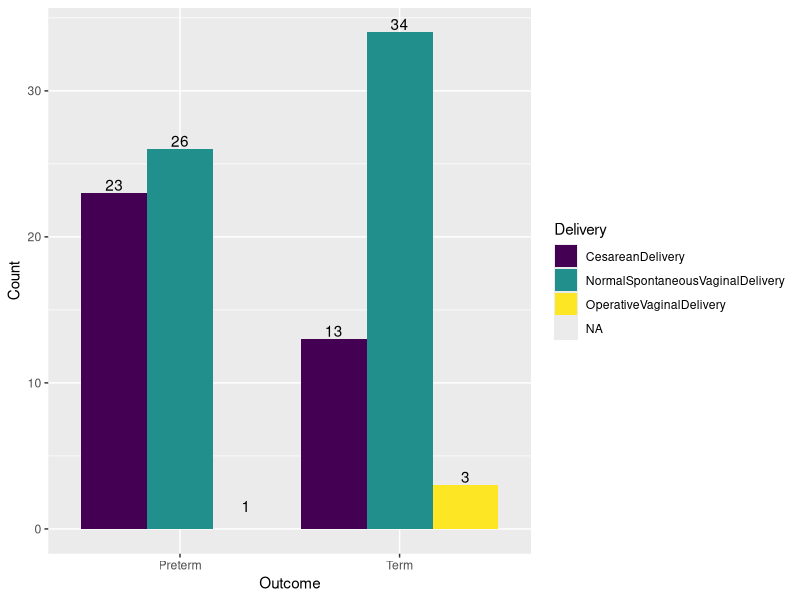
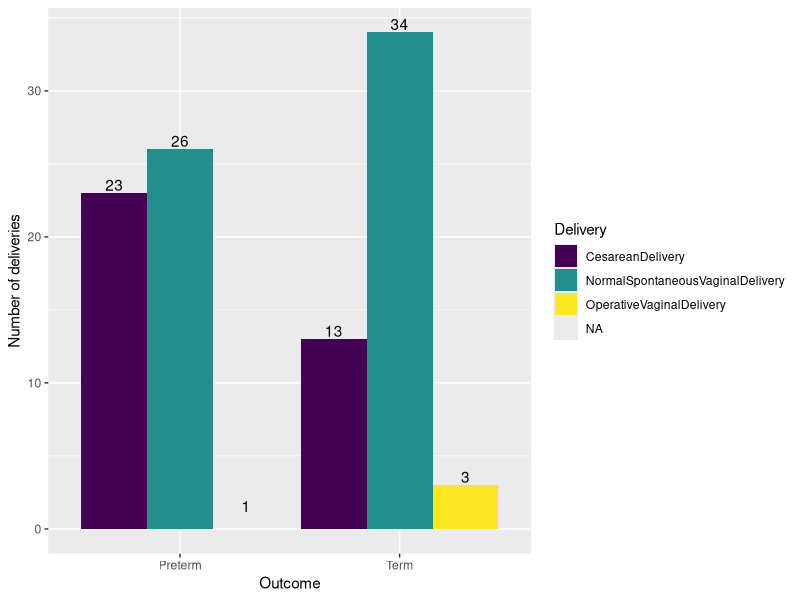
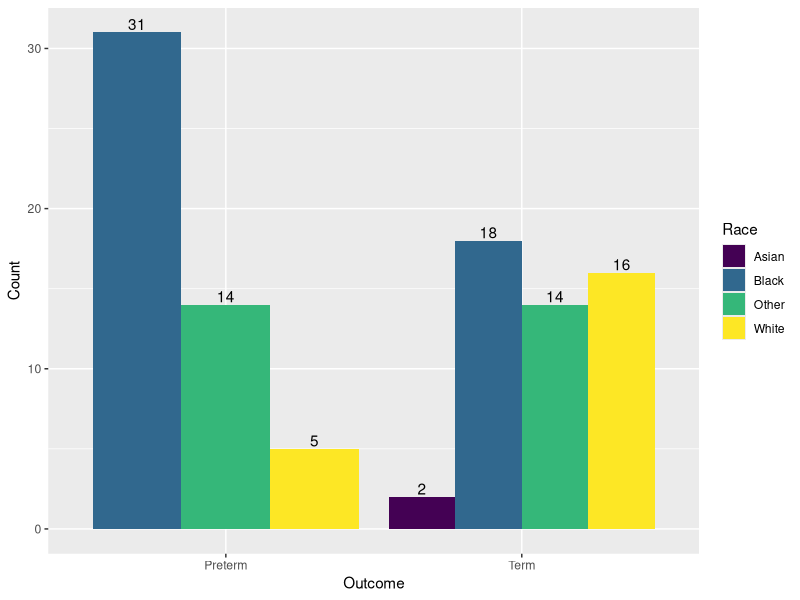
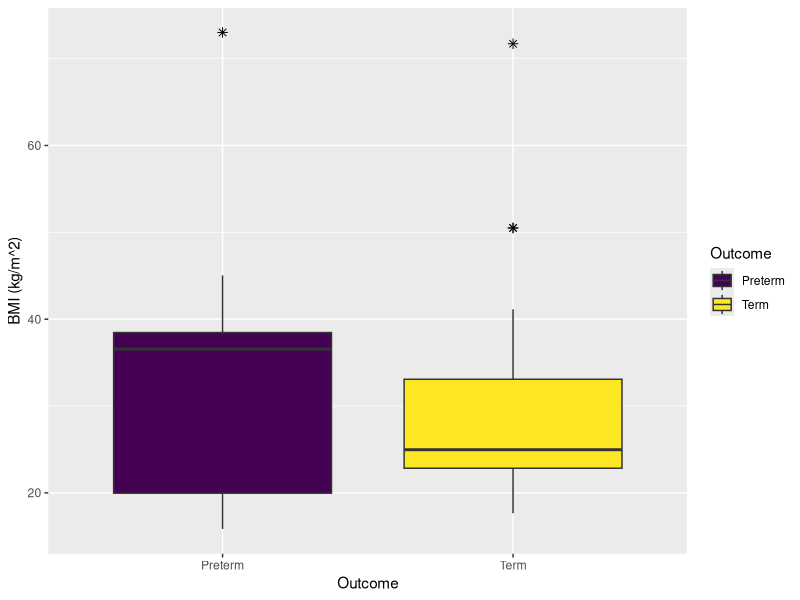
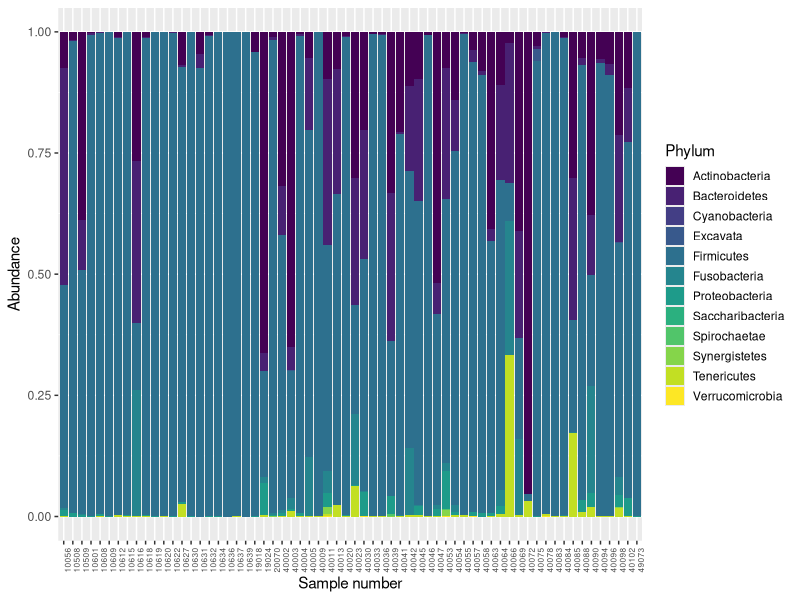
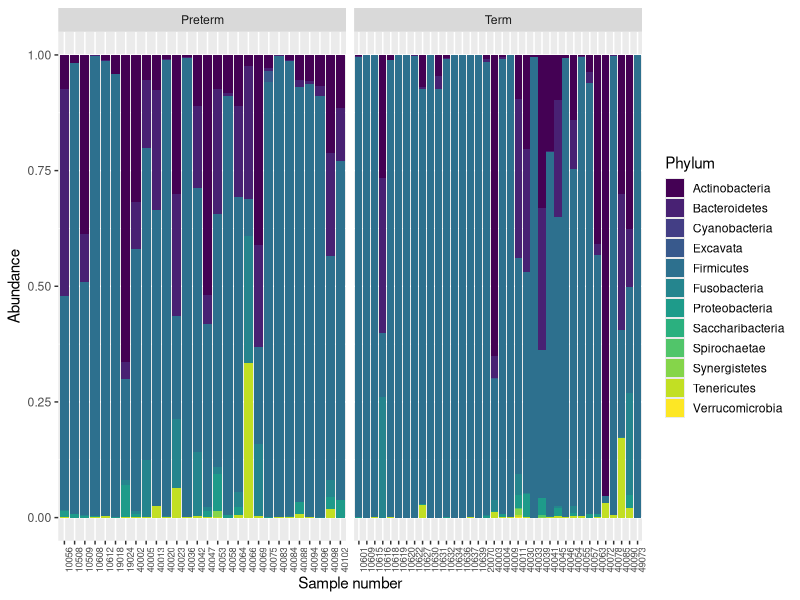

Here is the R script that generated these plots, in order:
## ---- chunk 1
2+5
## ---- chunk 2
12/3
## ---- chunk 3
# We can also comment on what it is that we are doing
# This is done by putting a `#` at the beginning of the line

# I am multiplying 8 and 19
8*19
## ---- chunk 4
#| code-fold: true
#| results: 'hide'
1260/36
## ---- chunk 5
age_months <- 24
## ---- chunk 6
print(age_months)
## ---- chunk 7
age_months/12
## ---- chunk 8
age_years <- age_months/12
## ---- chunk 9
#| code-fold: true
#| results: 'hide'
print(age_years)
## ---- chunk 10
#| code-fold: true
#| results: 'hide'
# Challenge 1

number_of_bacteria <- 12 + 82
print(number_of_bacteria)
number_of_bacteria/5
## ---- chunk 11
install.packages("tidyverse")
## ---- chunk 12
#| warning: false
#| results: 'hide'
library(tidyverse)
## ---- chunk 13
#| warning: false
#| echo: false
#| results: 'hide'
install.packages("viridis")
## ---- chunk 14
#| code-fold: true
#| echo: false
#| results: 'hide'
library(viridis)
## ---- chunk 15
metadata <- read.csv('metadata.csv', header = TRUE, row.names = 1)
## ---- chunk 16
head(metadata)
## ---- chunk 17
dim(metadata)
## ---- chunk 18
table(metadata$Outcome)
## ---- chunk 19
#| code-fold: true
#| results: 'hide'
table(metadata$DeliveryMode)
## ---- chunk 20
#| code-fold: true
#| results: 'hide'

# Challenge 2 
table(metadata$Outcome)
table(metadata$Race)
## ---- chunk 21
table(metadata$Outcome, metadata$DeliveryMode)
## ---- chunk 22
ggplot(metadata, aes(x = Outcome, fill = DeliveryMode)) + geom_bar(position = "dodge") + geom_text(aes(label = after_stat(count)), stat = 'count', position = position_dodge(0.9), vjust = -0.2) + labs(x = "Outcome", y = "Count", fill = "Delivery") + scale_fill_viridis(discrete = TRUE)
## ---- chunk 23
#| code-fold: true
#| results: 'hide'

# Challenge 3
ggplot(metadata, aes(x = Outcome, fill = DeliveryMode)) + geom_bar(position = "dodge") + geom_text(aes(label = after_stat(count)), stat = 'count', position = position_dodge(0.9), vjust = -0.2) + labs(x = "Outcome", y = "Number of deliveries", fill = "Delivery") +  scale_fill_viridis(discrete = TRUE)

ggplot(metadata, aes(x = Outcome, fill = Race)) + geom_bar(position = "dodge") + geom_text(aes(label = after_stat(count)), stat = 'count', position = position_dodge(0.9), vjust = -0.2) + labs(x = "Outcome", y = "Count", fill = "Race") +  scale_fill_viridis(discrete = TRUE)
## ---- chunk 24
metadata %>%
  drop_na(BMI) %>%
  ggplot(aes(x = Outcome, y = BMI, fill = Outcome)) +
  geom_boxplot(outlier.colour = "black", outlier.shape = 8, outlier.size = 2) +
  scale_fill_viridis(discrete = TRUE) +  
  labs(x = "Outcome", y = "BMI (kg/m^2)", fill = "Outcome")
## ---- chunk 25
#| code-fold: true
#| results: 'hide'
ps_phyla <- read.csv('ps_phyla.csv', header = TRUE, row.names = 1) 
head(ps_phyla)
## ---- chunk 26
ggplot(ps_phyla, aes(x =factor(SubjectID), y =Abundance , fill = Phylum)) +
  geom_bar(stat = "identity", position = "fill") +
  theme(axis.text.x = element_text(angle = 90, hjust = 1, size = 6)) +
  guides(fill = guide_legend(reverse = FALSE, keywidth = 1, keyheight = 1, ncol = 1)) +
  ylab("Abundance") +
  xlab("Sample number")+
  scale_fill_viridis(discrete = TRUE)
## ---- chunk 27
ggplot(ps_phyla, aes(x =factor(SubjectID), y =Abundance , fill = Phylum)) +
  facet_wrap(~factor(Outcome), scales = 'free_x')+
  geom_bar(stat = "identity", position = "fill") +
  theme(axis.text.x = element_text(angle = 90, hjust = 1, size=7)) +
  guides(fill = guide_legend(reverse = FALSE, keywidth = 1, keyheight = 1, ncol = 1)) +
  ylab("Abundance") +
  xlab("Sample number") +
  scale_fill_viridis(discrete = TRUE)
